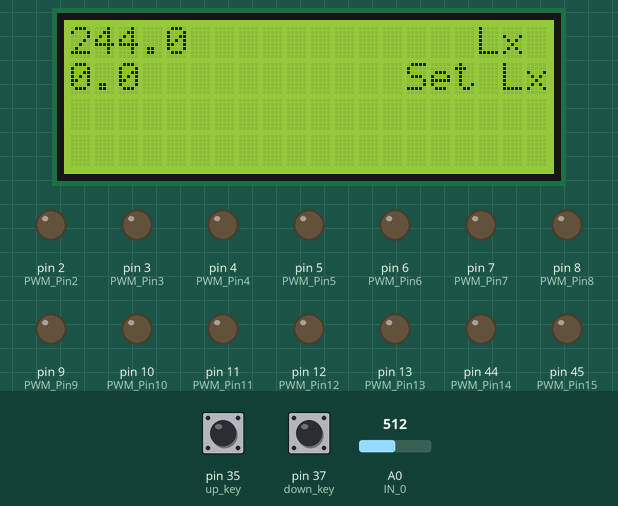
Bench run of a sketch on a simulated Arduino Mega 2560, built with avr-gcc and run on an emulated ATmega2560. On the bench: 20×4 character LCD, output pins drawn as LEDs (lit = HIGH). The inputs (shaded band) are chosen by the test bench; at power-on: A0 (IN_0) = 512, pin 35 (up_key) HIGH, pin 37 (down_key) HIGH. EEPROM starts erased; what the sketch prints to the serial monitor is not drawn.

Above: at 2.8 s.
2.9 s: A0 (IN_0) set to 0
At 3.6 s:
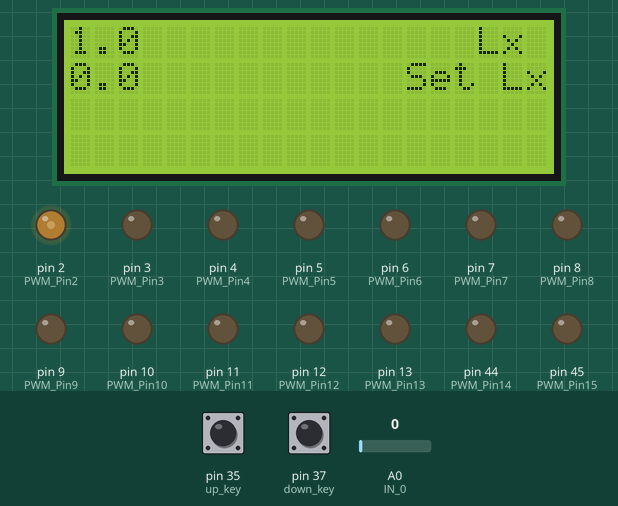
4.6 s: pin 35 (up_key) pulled LOW for 1 s
At 4.87 s:
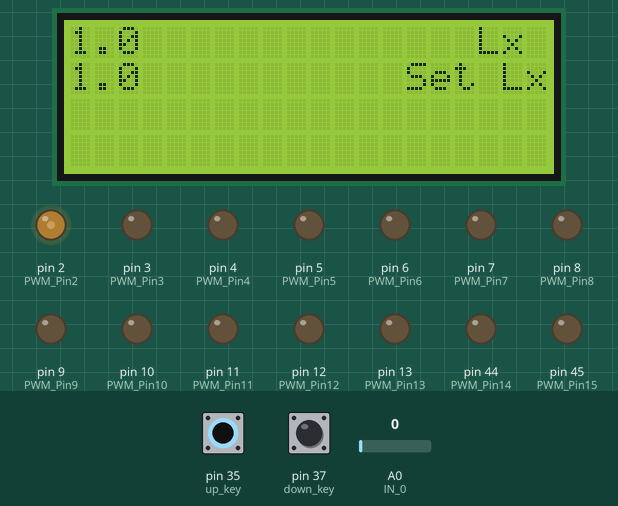
8.6 s: A0 (IN_0) set to 122
At 9.7 s:
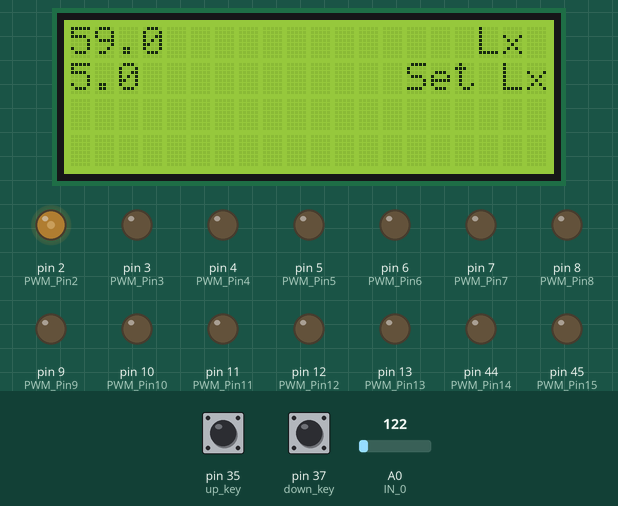
11.6 s: A0 (IN_0) set to 0
At 12.3 s:
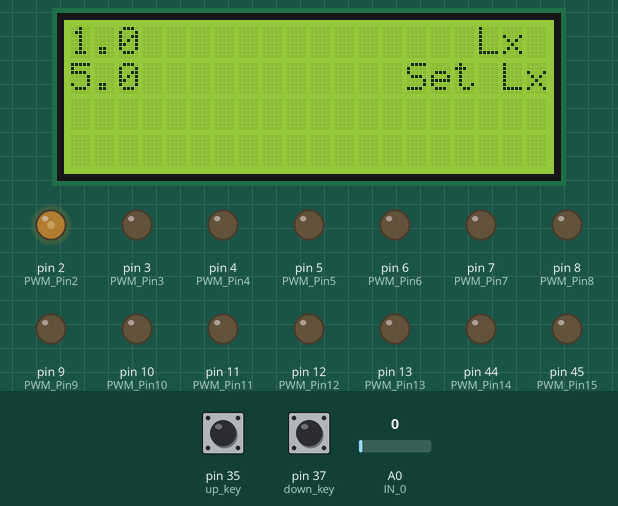
14.6 s: pin 35 (up_key) pulled LOW for 0.25 s
16.3 s: A0 (IN_0) set to 122
At 16.8 s:
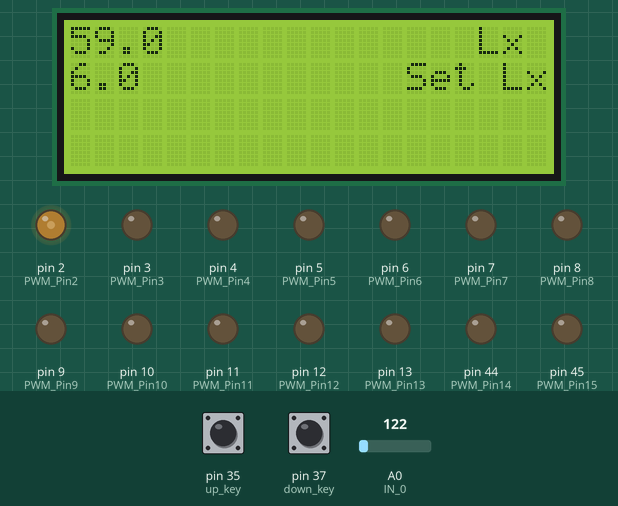
Timing chart, 0 to 19.3 s (numbered marks = the images above; inputs shaded):
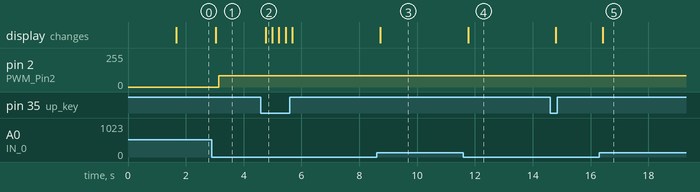

The sketch:

LUX_control_PID.ino
```cpp
#include <PID_v1.h>
#include <Wire.h>
#include <EEPROM.h>
#include <LiquidCrystal_I2C.h>

LiquidCrystal_I2C lcd(0x27, 20, 4);

const int up_key = 35;
const int down_key = 37;

//Define Variables to connect to
double Setpoint, Average, Output, CurVal;
int save_val;

double consKp = 1, consKi = 0.25, consKd = 0.05;

//Specify the links and initial tuning parameters
PID myPID(&CurVal, &Output, &Setpoint, consKp, consKi, consKd, DIRECT);

// Defining output pwm's
int PWM_Pin2 = 2;
int PWM_Pin3 = 3;
int PWM_Pin4 = 4;
int PWM_Pin5 = 5;
int PWM_Pin6 = 6;
int PWM_Pin7 = 7;
int PWM_Pin8 = 8;
int PWM_Pin9 = 9;
int PWM_Pin10 = 10;
int PWM_Pin11 = 11;
int PWM_Pin12 = 12;
int PWM_Pin13 = 13;
int PWM_Pin14 = 44;
int PWM_Pin15 = 45;
int PWM_Pin16 = 46;

// Defining Analog inputs
int IN_0 = A0;
int IN_1 = A1;
int IN_2 = A2;
int IN_3 = A3;
int IN_4 = A4;
int IN_5 = A5;
int IN_6 = A6;
int IN_7 = A7;
int IN_8 = A8;
int IN_9 = A9;
int IN_10 = A10;
int IN_11 = A11;
int IN_12 = A12;
int IN_13 = A13;
int IN_14 = A14;

//set offset here
//double offset = 2.2;

//Max value for calib
double max_val = 488;
double min_val = 1;

//Max PWM value
int max_PWM = 3825;

//min val for LDR
double max_val_l = 1023;   //put here the value of LDR, when LUX meter is 488 ( max of the current light source using )
double min_val_l = 0;      //put here the value of LDR, when LUX meter is 0

void setup()
{
  Serial.begin(115200);

  lcd.init();
  lcd.backlight();

  //Read from the memory
  save_val =  read_string(100, 0).toInt();
  Setpoint = save_val / 100;
  Serial.print("EEPROM Value");
  Serial.println(Setpoint);


  //turn the PID on
  myPID.SetMode(AUTOMATIC);


  //__pinmode
  pinMode(PWM_Pin2, OUTPUT);
  pinMode(PWM_Pin3, OUTPUT);
  pinMode(PWM_Pin4, OUTPUT);
  pinMode(PWM_Pin5, OUTPUT);
  pinMode(PWM_Pin6, OUTPUT);
  pinMode(PWM_Pin7, OUTPUT);
  pinMode(PWM_Pin8, OUTPUT);
  pinMode(PWM_Pin9, OUTPUT);
  pinMode(PWM_Pin10, OUTPUT);
  pinMode(PWM_Pin11, OUTPUT);
  pinMode(PWM_Pin12, OUTPUT);
  pinMode(PWM_Pin13, OUTPUT);
  pinMode(PWM_Pin14, OUTPUT);
  pinMode(PWM_Pin15, OUTPUT);
  pinMode(PWM_Pin16, OUTPUT);

  pinMode(IN_0, INPUT);
  pinMode(IN_1, INPUT);
  pinMode(IN_2, INPUT);
  pinMode(IN_3, INPUT);


  pinMode(up_key, INPUT);
  pinMode(down_key, INPUT);

  myPID.SetOutputLimits(-max_PWM, max_PWM);

  // Initialize Pins
  digitalWrite(up_key, HIGH);
  digitalWrite(down_key, HIGH);

  analogWrite(PWM_Pin2, 0);
  analogWrite(PWM_Pin3, 0);
  analogWrite(PWM_Pin4, 0);
  analogWrite(PWM_Pin5, 0);
  analogWrite(PWM_Pin6, 0);
  analogWrite(PWM_Pin7, 0);
  analogWrite(PWM_Pin8, 0);
  analogWrite(PWM_Pin9, 0);
  analogWrite(PWM_Pin10, 0);
  analogWrite(PWM_Pin11, 0);
  analogWrite(PWM_Pin12, 0);
  analogWrite(PWM_Pin13, 0);
  analogWrite(PWM_Pin14, 0);
  analogWrite(PWM_Pin15, 0);
  analogWrite(PWM_Pin16, 0);

  lcd.begin(20, 4);
  lcd.setCursor(0, 0);
  lcd.print("PID LUX v0.1");
  delay(1500);

  lcd.clear();
}

void loop(void)
{
  CurVal = analogRead(IN_0);
  // CurVal += analogRead(IN_1);
  //CurVal += analogRead(IN_2);
  //CurVal += analogRead(IN_3);
  Serial.print("Value of LDR = ");
  Serial.println(CurVal);

  CurVal = map(CurVal, min_val_l, max_val_l, min_val, max_val);

  Serial.print("Value of LUX = ");
  Serial.println(CurVal);

  lcd.clear();
  lcd.setCursor(0, 0);
  lcd.print(CurVal,1);
  lcd.setCursor(17, 0);
  lcd.print("Lx");

  lcd.setCursor(0, 1);
  lcd.print(Setpoint,1);
  lcd.setCursor(14, 1);
  lcd.print("Set Lx");

  delay(100);

  if (digitalRead(down_key) == LOW)
  {
    if (Setpoint > 0)
    {
      Setpoint -= 1;
    }
  }
  if (digitalRead(up_key) == LOW)
  {
    if (Setpoint < max_val)
    {
      Setpoint += 1;
    }
  }

  myPID.SetTunings(consKp, consKi, consKd);

  myPID.Compute();
  Serial.print("Value of PWM = ");
  Serial.println(Output);

  if (Output > 0)  {

    if (Output < 255) Set_out(Output, 0, 0, 0, 0, 0, 0, 0, 0, 0, 0, 0, 0, 0, 0);
    else if (Output < 510) Set_out(255, Output - 255, 0, 0, 0, 0, 0, 0, 0, 0, 0, 0, 0, 0, 0);
    else if (Output < 765) Set_out(255, 255, Output - 510, 0, 0, 0, 0, 0, 0, 0, 0, 0, 0, 0, 0);
    else if (Output < 1020) Set_out(255, 255, 255, Output - 765, 0, 0, 0, 0, 0, 0, 0, 0, 0, 0, 0);
    else if (Output < 1275) Set_out(255, 255, 255, 255, Output - 1020, 0, 0, 0, 0, 0, 0, 0, 0, 0, 0);
    else if (Output < 1560) Set_out(255, 255, 255, 255, 255, Output - 1275, 0, 0, 0, 0, 0, 0, 0, 0, 0);
    else if (Output < 1785) Set_out(255, 255, 255, 255, 255, 255, Output - 1560, 0, 0, 0, 0, 0, 0, 0, 0);
    else if (Output < 2040) Set_out(255, 255, 255, 255, 255, 255, 255, Output - 1785, 0, 0, 0, 0, 0, 0, 0);
    else if (Output < 2295) Set_out(255, 255, 255, 255, 255, 255, 255, 255, Output - 2040, 0, 0, 0, 0, 0, 0);
    else if (Output < 2550) Set_out(255, 255, 255, 255, 255, 255, 255, 255, 255, Output - 2295, 0, 0, 0, 0, 0);
    else if (Output < 2805) Set_out(255, 255, 255, 255, 255, 255, 255, 255, 255, 255, Output - 2550, 0, 0, 0, 0);
    else if (Output < 3060) Set_out(255, 255, 255, 255, 255, 255, 255, 255, 255, 255, 255, Output - 2805, 0, 0, 0);
    else if (Output < 3315) Set_out(255, 255, 255, 255, 255, 255, 255, 255, 255, 255, 255, 255, Output - 3060, 0, 0);
    else if (Output < 3570) Set_out(255, 255, 255, 255, 255, 255, 255, 255, 255, 255, 255, 255, 255, Output - 3315, 0);
    else Set_out(255, 255, 255, 255, 255, 255, 255, 255, 255, 255, 255, 255, 255, 255, Output - 3570);

  }

  else
  {

    myPID.SetTunings(consKp, consKi, consKd);
    myPID.Compute();
    delay(100);
  }


  Serial.print("Set point");
  Serial.println(Setpoint);


  save_val = Setpoint * 100;
  ROMwrite(String(save_val));
}


//----------Write to ROM-----------//
void ROMwrite(String temp) {
  temp += ";";
  write_EEPROM(temp, 0);
  //EEPROM.commit();
}

void ROMwriteNode(String node, int pos) {
  node += ";";
  write_EEPROM(node, pos);
  //EEPROM.commit();
}


//****Write to ROM***//
void write_EEPROM(String x, int pos) {
  for (int n = pos; n < x.length() + pos; n++) {

    EEPROM.write(n, x[n - pos]);
  }
}


//*********EEPROM Read*********//
String read_string(int l, int p) {
  String temp;
  for (int n = p; n < l + p; ++n)
  {
    // read the saved password from EEPROM
    if (char(EEPROM.read(n)) != ';') {

      temp += String(char(EEPROM.read(n)));
    } else n = l + p;
  }
  return temp;
}


void Set_out(int a, int b, int c, int d, int e, int f, int g, int h, int i, int j, int k, int l, int m, int n, int o) {

  analogWrite(PWM_Pin2, a);
  analogWrite(PWM_Pin3, b);
  analogWrite(PWM_Pin4, c);
  analogWrite(PWM_Pin5, d);
  analogWrite(PWM_Pin6, e);
  analogWrite(PWM_Pin7, f);
  analogWrite(PWM_Pin8, g);
  analogWrite(PWM_Pin9, h);
  analogWrite(PWM_Pin10, i);
  analogWrite(PWM_Pin11, j);
  analogWrite(PWM_Pin12, k);
  analogWrite(PWM_Pin13, l);
  analogWrite(PWM_Pin14, m);
  analogWrite(PWM_Pin15, n);
  analogWrite(PWM_Pin16, o);
}
```

Measured:
- after the input at 2.9 s, pin 2 (PWM_Pin2): 0/255 → 83/255 after 0.24 s; the display: changes after 0.14 s (image 1)
- after the input at 4.6 s, the display: changes after 0.16 s (image 2)
- after the input at 8.6 s, the display: changes after 0.12 s (image 3)
- after the input at 11.6 s, the display: changes after 0.16 s (image 4)
- after the input at 16.3 s, the display: changes after 0.12 s (image 5)
